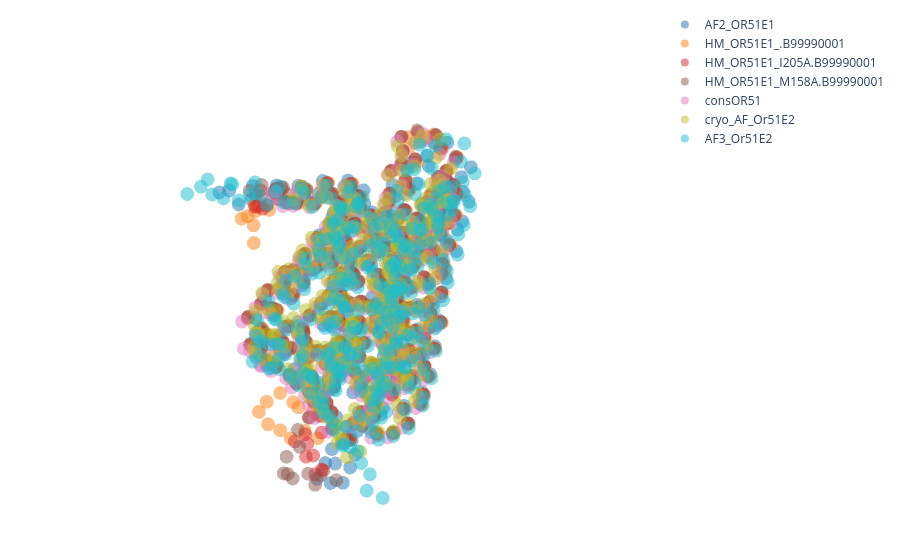

Write notebook code for a chart like this one.
### Code cell
tmaligned_pdb['AF3_Or51E2'] = bc.load_pdb_coordinates('/mnt/data2/Justice/OR_learning/files/TEST_modeller/Or51E2_AF3/AF3_Or51E2_tmaligned.pdb')
tmaligned_pdb['cryo_AF_Or51E2'] = bc.load_pdb_coordinates('/mnt/data2/Justice/OR_learning/files/TEST_modeller/cryo_OR51E2_tmaligned.pdb')

# Plot
colormap = cf.distinct_colors(list(tmaligned_pdb.keys()))
fig = pf.plot_coordinates([tmaligned_pdb[_OR][1] for _OR in tmaligned_pdb], 
                          labels=list(tmaligned_pdb.keys()), 
                          colors=colormap, opacity=0.5, 
                          size=8,
                          mode='markers')

fig.show()

### Figure 1 — Plotly figure (JSON) as saved in the notebook; plotly's stock layout.template omitted (floating-point values rounded to 4 significant figures; data arrays with more than 128 entries replaced by an {"elided": "..."} marker saying what was removed)
{"data": [{"marker": {"color": "#1f77b4", "opacity": 0.5, "size": 8}, "mode": "markers", "name": "AF2_OR51E1", "type": "scatter3d", "x": {"elided": "317 float values"}, "y": {"elided": "317 float values"}, "z": {"elided": "317 float values"}}, {"marker": {"color": "#ff7f0e", "opacity": 0.5, "size": 8}, "mode": "markers", "name": "HM_OR51E1_.B99990001", "type": "scatter3d", "x": {"elided": "317 float values"}, "y": {"elided": "317 float values"}, "z": {"elided": "317 float values"}}, {"marker": {"color": "#d62728", "opacity": 0.5, "size": 8}, "mode": "markers", "name": "HM_OR51E1_I205A.B99990001", "type": "scatter3d", "x": {"elided": "317 float values"}, "y": {"elided": "317 float values"}, "z": {"elided": "317 float values"}}, {"marker": {"color": "#8c564b", "opacity": 0.5, "size": 8}, "mode": "markers", "name": "HM_OR51E1_M158A.B99990001", "type": "scatter3d", "x": {"elided": "317 float values"}, "y": {"elided": "317 float values"}, "z": {"elided": "317 float values"}}, {"marker": {"color": "#e377c2", "opacity": 0.5, "size": 8}, "mode": "markers", "name": "consOR51", "type": "scatter3d", "x": {"elided": "300 float values"}, "y": {"elided": "300 float values"}, "z": {"elided": "300 float values"}}, {"marker": {"color": "#bcbd22", "opacity": 0.5, "size": 8}, "mode": "markers", "name": "cryo_AF_Or51E2", "type": "scatter3d", "x": {"elided": "302 float values"}, "y": {"elided": "302 float values"}, "z": {"elided": "302 float values"}}, {"marker": {"color": "#17becf", "opacity": 0.5, "size": 8}, "mode": "markers", "name": "AF3_Or51E2", "type": "scatter3d", "x": {"elided": "320 float values"}, "y": {"elided": "320 float values"}, "z": {"elided": "320 float values"}}], "layout": {"margin": {"b": 10, "l": 10, "r": 10, "t": 10}, "scene": {"xaxis": {"showbackground": false, "visible": false}, "yaxis": {"showbackground": false, "visible": false}, "zaxis": {"showbackground": false, "visible": false}}}}
